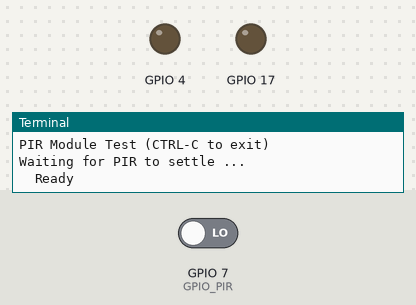
A program run on a simulated Raspberry Pi (BCM pin numbers). On the bench: output pins drawn as LEDs (lit = HIGH), the last lines printed to the terminal. The test bench sets the inputs (shaded band); at power-on: GPIO 7 (GPIO_PIR) LOW.

Above: at 1.2 s.
1.3 s: GPIO 7 (GPIO_PIR) driven HIGH
At 2.6 s:
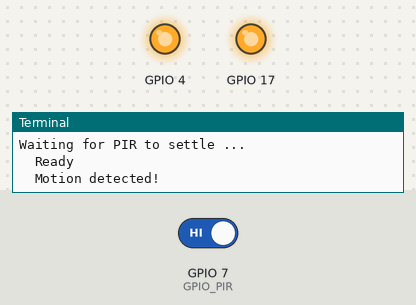
Timing chart, 0 to 4.3 s (numbered marks = the images above; inputs shaded):
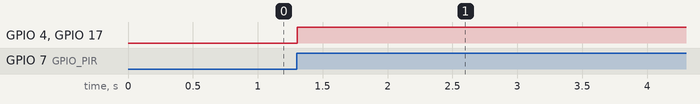

The program:

motion.py
```python
#!/usr/bin/python


# Import required Python libraries
import RPi.GPIO as GPIO
import time
import urllib2

# Use BCM GPIO references
# instead of physical pin numbers
GPIO.setmode(GPIO.BCM)

# Define GPIO to use on Pi
GPIO_PIR = 7

print "PIR Module Test (CTRL-C to exit)"

# Set pin as input
GPIO.setup(GPIO_PIR,GPIO.IN)      # Echo

Current_State  = 0
Previous_State = 0

try:

  print "Waiting for PIR to settle ..."

  # Loop until PIR output is 0
  while GPIO.input(GPIO_PIR)==1:
    Current_State  = 0

  print "  Ready"

  # Loop until users quits with CTRL-C
  while True :

    # Read PIR state
    Current_State = GPIO.input(GPIO_PIR)

    if Current_State==1 and Previous_State==0:
      # PIR is triggered
      print "  Motion detected!"
      GPIO.setup(4, GPIO.OUT) ## Setup GPIO Pin 7 to OUT
      GPIO.output(4,True) ## Turn on GPIO pin 7
      GPIO.setup(17, GPIO.OUT) ## Setup GPIO Pin 7 to OUT
      GPIO.output(17,True) ## Turn on GPIO pin 7

      time.sleep(2)
      # Record previous state
      Previous_State=1
    elif Current_State==0 and Previous_State==1:
      # PIR has returned to ready state
      print "  Ready"
      GPIO.setup(4, GPIO.OUT) ## Setup GPIO Pin 7 to OUT
      GPIO.output(4,False) ## Turn on GPIO pin 7
      GPIO.setup(17, GPIO.OUT) ## Setup GPIO Pin 7 to OUT
      GPIO.output(17,False) ## Turn on GPIO pin 7
      Previous_State=0

    # Wait for 10 milliseconds
    time.sleep(0.01)

except KeyboardInterrupt:
  print "  Quit"
  # Reset GPIO settings
  GPIO.cleanup()
```

Measured:
- after the input at 1.3 s, GPIO 4, GPIO 17: LOW → HIGH at once
